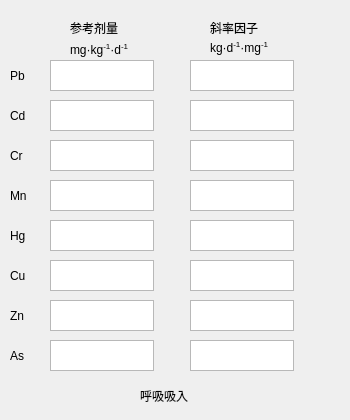
    <widget class="QWidget" name="tab_3">
     <attribute name="title">
      <string>呼吸吸入</string>
     </attribute>
     <widget class="QTextEdit" name="sfb_zn">
      <property name="geometry">
       <rect>
        <x>190</x>
        <y>300</y>
        <width>104</width>
        <height>31</height>
       </rect>
      </property>
     </widget>
     <widget class="QLabel" name="label_75">
      <property name="geometry">
       <rect>
        <x>70</x>
        <y>20</y>
        <width>61</width>
        <height>16</height>
       </rect>
      </property>
      <property name="text">
       <string>参考剂量</string>
      </property>
     </widget>
     <widget class="QTextEdit" name="rfdb_pb">
      <property name="geometry">
       <rect>
        <x>50</x>
        <y>60</y>
        <width>104</width>
        <height>31</height>
       </rect>
      </property>
     </widget>
     <widget class="QTextEdit" name="sfb_mn">
      <property name="geometry">
       <rect>
        <x>190</x>
        <y>180</y>
        <width>104</width>
        <height>31</height>
       </rect>
      </property>
     </widget>
     <widget class="QTextEdit" name="rfdb_hg">
      <property name="geometry">
       <rect>
        <x>50</x>
        <y>220</y>
        <width>104</width>
        <height>31</height>
       </rect>
      </property>
     </widget>
     <widget class="QTextEdit" name="rfdb_zn">
      <property name="geometry">
       <rect>
        <x>50</x>
        <y>300</y>
        <width>104</width>
        <height>31</height>
       </rect>
      </property>
     </widget>
     <widget class="QTextEdit" name="sfb_hg">
      <property name="geometry">
       <rect>
        <x>190</x>
        <y>220</y>
        <width>104</width>
        <height>31</height>
       </rect>
      </property>
     </widget>
     <widget class="QTextEdit" name="rfdb_mn">
      <property name="geometry">
       <rect>
        <x>50</x>
        <y>180</y>
        <width>104</width>
        <height>31</height>
       </rect>
      </property>
     </widget>
     <widget class="QLabel" name="label_78">
      <property name="geometry">
       <rect>
        <x>210</x>
        <y>20</y>
        <width>72</width>
        <height>15</height>
       </rect>
      </property>
      <property name="text">
       <string>斜率因子</string>
      </property>
     </widget>
     <widget class="QTextEdit" name="sfb_cd">
      <property name="geometry">
       <rect>
        <x>190</x>
        <y>100</y>
        <width>104</width>
        <height>31</height>
       </rect>
      </property>
     </widget>
     <widget class="QTextEdit" name="sfb_as">
      <property name="geometry">
       <rect>
        <x>190</x>
        <y>340</y>
        <width>104</width>
        <height>31</height>
       </rect>
      </property>
     </widget>
     <widget class="QTextEdit" name="sfb_pb">
      <property name="geometry">
       <rect>
        <x>190</x>
        <y>60</y>
        <width>104</width>
        <height>31</height>
       </rect>
      </property>
     </widget>
     <widget class="QTextEdit" name="sfb_cu">
      <property name="geometry">
       <rect>
        <x>190</x>
        <y>260</y>
        <width>104</width>
        <height>31</height>
       </rect>
      </property>
     </widget>
     <widget class="QTextEdit" name="rfdb_as">
      <property name="geometry">
       <rect>
        <x>50</x>
        <y>340</y>
        <width>104</width>
        <height>31</height>
       </rect>
      </property>
     </widget>
     <widget class="QTextEdit" name="rfdb_cu">
      <property name="geometry">
       <rect>
        <x>50</x>
        <y>260</y>
        <width>104</width>
        <height>31</height>
       </rect>
      </property>
     </widget>
     <widget class="QTextEdit" name="rfdb_cr">
      <property name="geometry">
       <rect>
        <x>50</x>
        <y>140</y>
        <width>104</width>
        <height>31</height>
       </rect>
      </property>
     </widget>
     <widget class="QTextEdit" name="rfdb_cd">
      <property name="geometry">
       <rect>
        <x>50</x>
        <y>100</y>
        <width>104</width>
        <height>31</height>
       </rect>
      </property>
     </widget>
     <widget class="QTextEdit" name="sfb_cr">
      <property name="geometry">
       <rect>
        <x>190</x>
        <y>140</y>
        <width>104</width>
        <height>31</height>
       </rect>
      </property>
     </widget>
     <widget class="QLabel" name="label_88">
      <property name="geometry">
       <rect>
        <x>140</x>
        <y>380</y>
        <width>61</width>
        <height>31</height>
       </rect>
      </property>
      <property name="text">
       <string>呼吸吸入</string>
      </property>
     </widget>
     <widget class="QLabel" name="label_112">
      <property name="geometry">
       <rect>
        <x>70</x>
        <y>40</y>
        <width>81</width>
        <height>21</height>
       </rect>
      </property>
      <property name="text">
       <string>&lt;html&gt;&lt;head/&gt;&lt;body&gt;&lt;p&gt;&lt;span style=&quot; font-family:'Times New Roman'; color:#000000;&quot;&gt;mg·kg&lt;/span&gt;&lt;span style=&quot; font-family:'Times New Roman'; color:#000000; vertical-align:super;&quot;&gt;-1&lt;/span&gt;&lt;span style=&quot; font-family:'Times New Roman'; color:#000000;&quot;&gt;·d&lt;/span&gt;&lt;span style=&quot; font-family:'Times New Roman'; color:#000000; vertical-align:super;&quot;&gt;-1&lt;/span&gt;&lt;/p&gt;&lt;/body&gt;&lt;/html&gt;</string>
      </property>
     </widget>
     <widget class="QLabel" name="label_76">
      <property name="geometry">
       <rect>
        <x>10</x>
        <y>140</y>
        <width>61</width>
        <height>31</height>
       </rect>
      </property>
      <property name="text">
       <string>Cr</string>
      </property>
     </widget>
     <widget class="QLabel" name="label_79">
      <property name="geometry">
       <rect>
        <x>10</x>
        <y>340</y>
        <width>61</width>
        <height>31</height>
       </rect>
      </property>
      <property name="text">
       <string>As</string>
      </property>
     </widget>
     <widget class="QLabel" name="label_80">
      <property name="geometry">
       <rect>
        <x>10</x>
        <y>60</y>
        <width>61</width>
        <height>31</height>
       </rect>
      </property>
      <property name="text">
       <string>Pb</string>
      </property>
     </widget>
     <widget class="QLabel" name="label_81">
      <property name="geometry">
       <rect>
        <x>10</x>
        <y>260</y>
        <width>61</width>
        <height>31</height>
       </rect>
      </property>
      <property name="text">
       <string>Cu</string>
      </property>
     </widget>
     <widget class="QLabel" name="label_82">
      <property name="geometry">
       <rect>
        <x>10</x>
        <y>220</y>
        <width>61</width>
        <height>31</height>
       </rect>
      </property>
      <property name="text">
       <string>Hg</string>
      </property>
     </widget>
     <widget class="QLabel" name="label_83">
      <property name="geometry">
       <rect>
        <x>10</x>
        <y>100</y>
        <width>61</width>
        <height>31</height>
       </rect>
      </property>
      <property name="text">
       <string>Cd</string>
      </property>
     </widget>
     <widget class="QLabel" name="label_84">
      <property name="geometry">
       <rect>
        <x>10</x>
        <y>180</y>
        <width>61</width>
        <height>31</height>
       </rect>
      </property>
      <property name="text">
       <string>Mn</string>
      </property>
     </widget>
     <widget class="QLabel" name="label_85">
      <property name="geometry">
       <rect>
        <x>10</x>
        <y>300</y>
        <width>61</width>
        <height>31</height>
       </rect>
      </property>
      <property name="text">
       <string>Zn</string>
      </property>
     </widget>
     <widget class="QLabel" name="label_113">
      <property name="geometry">
       <rect>
        <x>210</x>
        <y>40</y>
        <width>131</width>
        <height>16</height>
       </rect>
      </property>
      <property name="text">
       <string>&lt;html&gt;&lt;head/&gt;&lt;body&gt;&lt;p&gt;&lt;span style=&quot; font-family:'Times New Roman'; color:#000000;&quot;&gt;kg·d&lt;/span&gt;&lt;span style=&quot; font-family:'Times New Roman'; color:#000000; vertical-align:super;&quot;&gt;-1&lt;/span&gt;&lt;span style=&quot; font-family:'Times New Roman'; color:#000000;&quot;&gt;·mg&lt;/span&gt;&lt;span style=&quot; font-family:'Times New Roman'; color:#000000; vertical-align:super;&quot;&gt;-1&lt;/span&gt;&lt;/p&gt;&lt;/body&gt;&lt;/html&gt;</string>
      </property>
     </widget>
    </widget>
